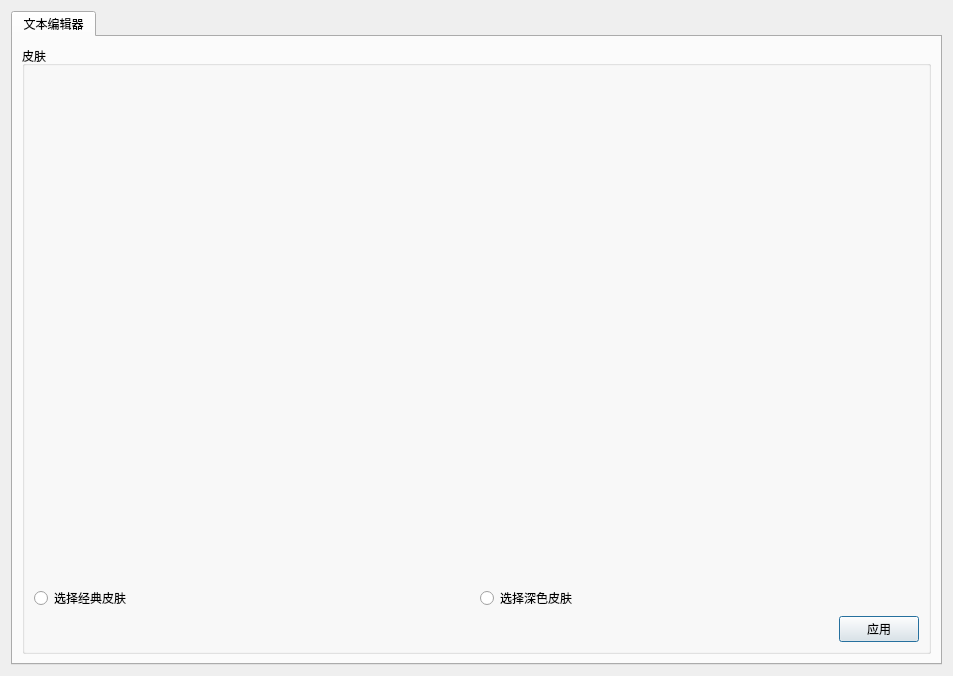
<?xml version="1.0" encoding="UTF-8"?>
<ui version="4.0">
 <class>OPTIONS</class>
 <widget class="QDialog" name="OPTIONS">
  <property name="geometry">
   <rect>
    <x>0</x>
    <y>0</y>
    <width>953</width>
    <height>676</height>
   </rect>
  </property>
  <property name="windowTitle">
   <string>选项</string>
  </property>
  <property name="windowIcon">
   <iconset resource="../resource.qrc">
    <normaloff>:/res/xml.png</normaloff>:/res/xml.png</iconset>
  </property>
  <layout class="QGridLayout" name="gridLayout_2">
   <item row="0" column="0">
    <widget class="QTabWidget" name="tabWidget">
     <property name="currentIndex">
      <number>0</number>
     </property>
     <widget class="QWidget" name="tab">
      <attribute name="title">
       <string>文本编辑器</string>
      </attribute>
      <layout class="QGridLayout" name="gridLayout">
       <item row="0" column="0">
        <widget class="QGroupBox" name="groupBox">
         <property name="title">
          <string>皮肤</string>
         </property>
         <layout class="QVBoxLayout" name="verticalLayout_3">
          <item>
           <layout class="QHBoxLayout" name="horizontalLayout">
            <item>
             <layout class="QVBoxLayout" name="verticalLayout">
              <item>
               <widget class="QLabel" name="label_classcial">
                <property name="text">
                 <string/>
                </property>
                <property name="pixmap">
                 <pixmap resource="../resource.qrc">:/res/classcial.png</pixmap>
                </property>
               </widget>
              </item>
              <item>
               <widget class="QRadioButton" name="radioButton_classcial">
                <property name="text">
                 <string>选择经典皮肤</string>
                </property>
               </widget>
              </item>
             </layout>
            </item>
            <item>
             <layout class="QVBoxLayout" name="verticalLayout_2">
              <item>
               <widget class="QLabel" name="label_black">
                <property name="text">
                 <string/>
                </property>
                <property name="pixmap">
                 <pixmap resource="../resource.qrc">:/res/black.png</pixmap>
                </property>
               </widget>
              </item>
              <item>
               <widget class="QRadioButton" name="radioButton_black">
                <property name="text">
                 <string>选择深色皮肤</string>
                </property>
               </widget>
              </item>
             </layout>
            </item>
           </layout>
          </item>
          <item>
           <layout class="QHBoxLayout" name="horizontalLayout_2">
            <item>
             <spacer name="horizontalSpacer">
              <property name="orientation">
               <enum>Qt::Horizontal</enum>
              </property>
              <property name="sizeHint" stdset="0">
               <size>
                <width>40</width>
                <height>20</height>
               </size>
              </property>
             </spacer>
            </item>
            <item>
             <widget class="QPushButton" name="pushButton_apply">
              <property name="text">
               <string>应用</string>
              </property>
             </widget>
            </item>
           </layout>
          </item>
         </layout>
        </widget>
       </item>
      </layout>
     </widget>
    </widget>
   </item>
  </layout>
 </widget>
 <resources>
  <include location="../resource.qrc"/>
 </resources>
 <connections/>
</ui>
